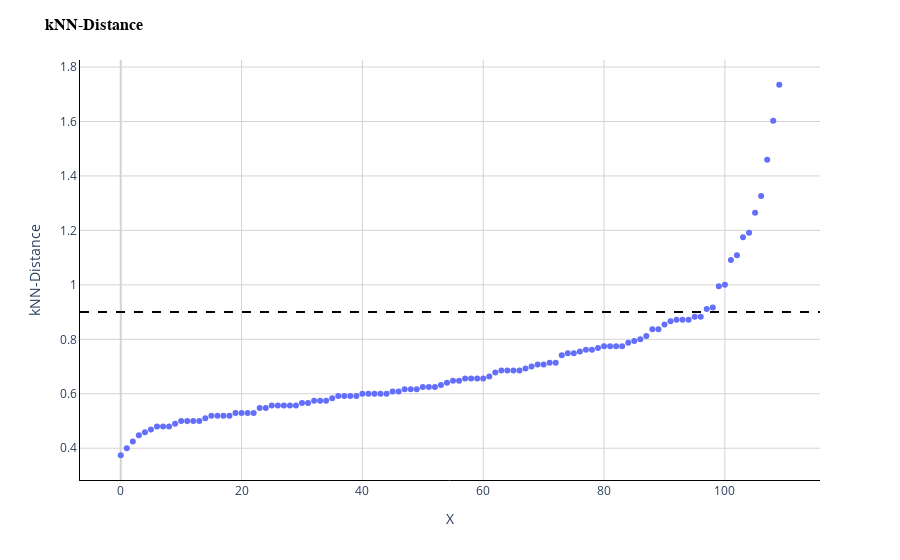

This figure's notebook cell:
### Markdown cell above
Antes de ajustar el modelo graficamos la distancia entre cada observación y su $k$ vecino más cercano. Con esto podemos encontrar el valor óptimo de $\varepsilon$ dado el valor de $MinPts$ elegido (en este caso, $MinPts=k$).

### Code cell
knn_displot(data=df, k=3, eps=0.9)

### Figure 1 — Plotly figure (JSON) as saved in the notebook; plotly's stock layout.template omitted (floating-point values rounded to 4 significant figures)
{"data": [{"hovertemplate": "X=%{x}<br>Y=%{y}<extra></extra>", "legendgroup": "", "marker": {"color": "#636efa", "symbol": "circle"}, "mode": "markers", "name": "", "orientation": "v", "showlegend": false, "type": "scatter", "x": [0, 1, 2, 3, 4, 5, 6, 7, 8, 9, 10, 11, 12, 13, 14, 15, 16, 17, 18, 19, 20, 21, 22, 23, 24, 25, 26, 27, 28, 29, 30, 31, 32, 33, 34, 35, 36, 37, 38, 39, 40, 41, 42, 43, 44, 45, 46, 47, 48, 49, 50, 51, 52, 53, 54, 55, 56, 57, 58, 59, 60, 61, 62, 63, 64, 65, 66, 67, 68, 69, 70, 71, 72, 73, 74, 75, 76, 77, 78, 79, 80, 81, 82, 83, 84, 85, 86, 87, 88, 89, 90, 91, 92, 93, 94, 95, 96, 97, 98, 99, 100, 101, 102, 103, 104, 105, 106, 107, 108, 109], "xaxis": "x", "y": [0.3742, 0.4, 0.4243, 0.4472, 0.4583, 0.469, 0.4796, 0.4796, 0.4796, 0.4899, 0.5, 0.5, 0.5, 0.5, 0.5099, 0.5196, 0.5196, 0.5196, 0.5196, 0.5292, 0.5292, 0.5292, 0.5292, 0.5477, 0.5477, 0.5568, 0.5568, 0.5568, 0.5568, 0.5568, 0.5657, 0.5657, 0.5745, 0.5745, 0.5745, 0.5831, 0.5916, 0.5916, 0.5916, 0.5916, 0.6, 0.6, 0.6, 0.6, 0.6, 0.6083, 0.6083, 0.6164, 0.6164, 0.6164, 0.6245, 0.6245, 0.6245, 0.6325, 0.6403, 0.6481, 0.6481, 0.6557, 0.6557, 0.6557, 0.6557, 0.6633, 0.6782, 0.6856, 0.6856, 0.6856, 0.6856, 0.6928, 0.7, 0.7071, 0.7071, 0.7141, 0.7141, 0.7416, 0.7483, 0.7483, 0.755, 0.7616, 0.7616, 0.7681, 0.7746, 0.7746, 0.7746, 0.7746, 0.7874, 0.7937, 0.8, 0.8124, 0.8367, 0.8367, 0.8544, 0.866, 0.8718, 0.8718, 0.8718, 0.8832, 0.8832, 0.911, 0.9165, 0.995, 1.0, 1.091, 1.109, 1.175, 1.192, 1.265, 1.327, 1.459, 1.603, 1.735], "yaxis": "y"}], "layout": {"legend": {"tracegroupgap": 0}, "margin": {"t": 60}, "plot_bgcolor": "white", "shapes": [{"line": {"color": "black", "dash": "dash", "width": 2}, "type": "line", "x0": 0, "x1": 1, "xref": "x domain", "y0": 0.9, "y1": 0.9, "yref": "y"}], "title": {"font": {"color": "black", "family": "Arial", "size": 16, "weight": "bold"}, "text": "kNN-Distance"}, "xaxis": {"anchor": "y", "domain": [0, 1], "gridcolor": "LightGray", "linecolor": "Black", "showgrid": true, "showline": true, "title": {"text": "X"}, "zeroline": true, "zerolinecolor": "LightGray"}, "yaxis": {"anchor": "x", "domain": [0, 1], "gridcolor": "LightGray", "linecolor": "Black", "showgrid": true, "showline": true, "title": {"text": "kNN-Distance"}, "zeroline": true, "zerolinecolor": "LightGray"}}}
